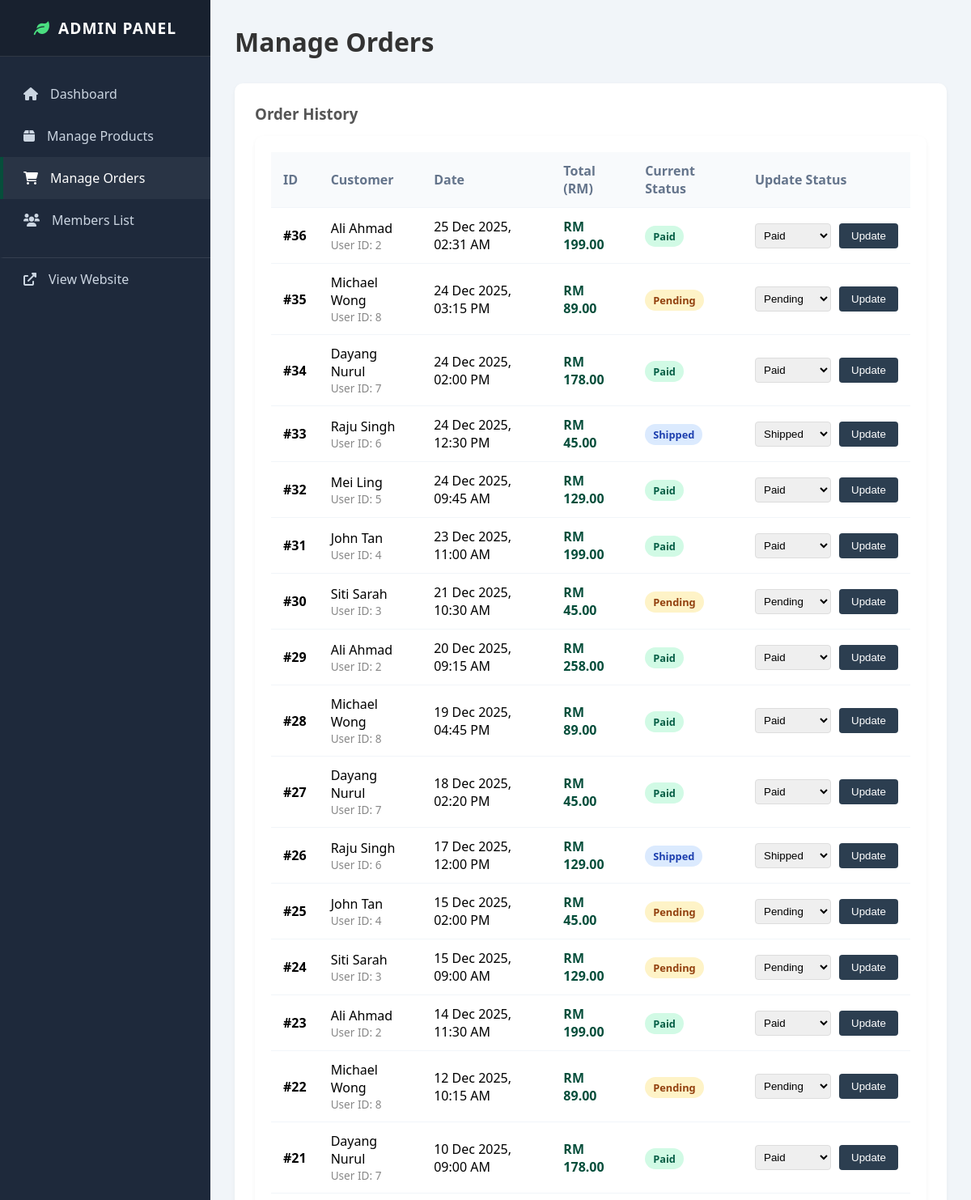
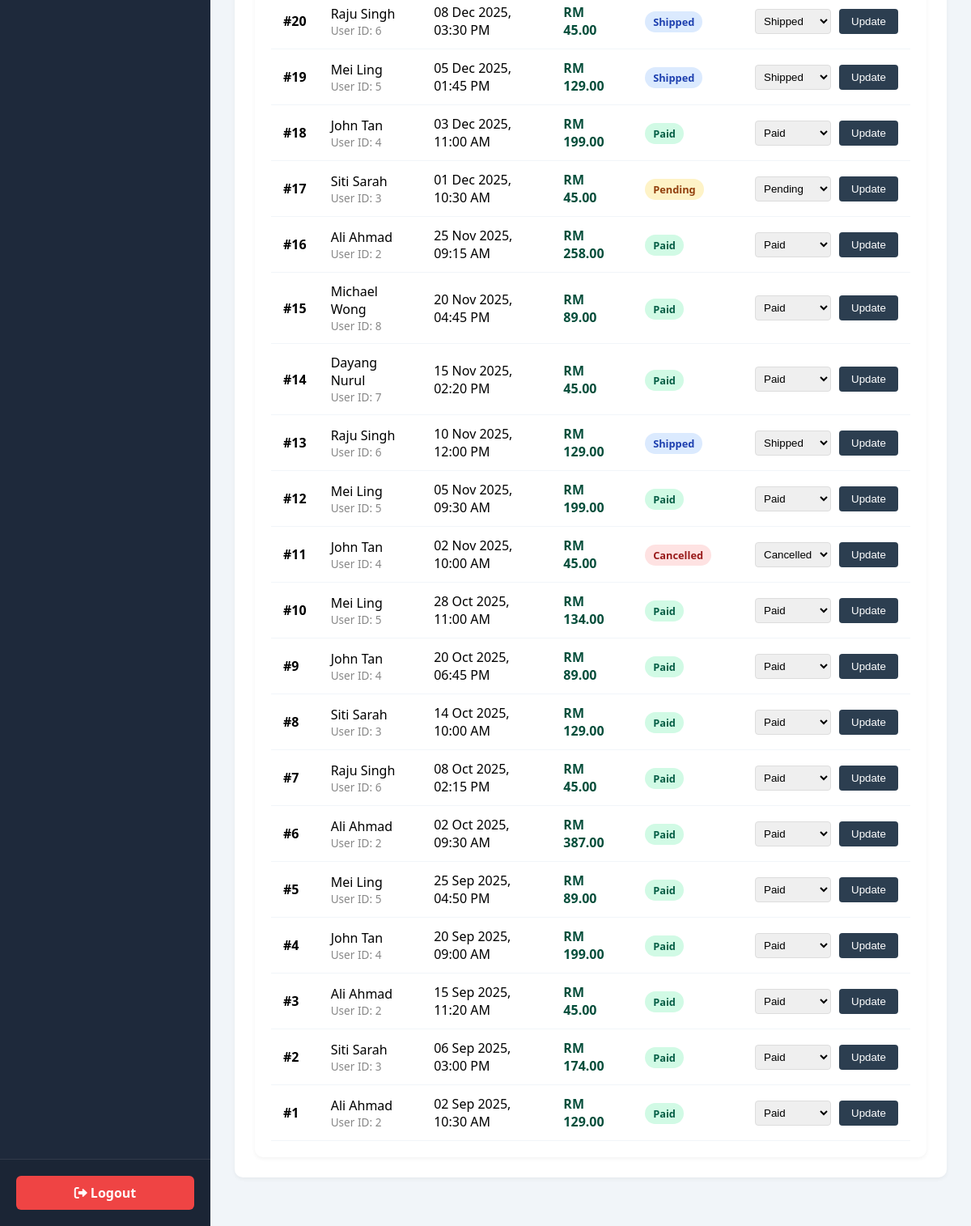
The app's page /admin/orders.php (signed in) with its own data (2 pictures, top to bottom).
### tables this page shows
CREATE TABLE orders (
    order_id INT AUTO_INCREMENT PRIMARY KEY,
    user_id INT NOT NULL,
    total_amount DECIMAL(10,2) NOT NULL,
    order_date TIMESTAMP DEFAULT CURRENT_TIMESTAMP,
    status ENUM('Pending', 'Paid', 'Shipped', 'Cancelled') DEFAULT 'Paid',
    FOREIGN KEY (user_id) REFERENCES users(user_id)
);

CREATE TABLE users (
    user_id INT AUTO_INCREMENT PRIMARY KEY,
    full_name VARCHAR(100) NOT NULL,
    email VARCHAR(100) NOT NULL UNIQUE,
    password VARCHAR(255) NOT NULL, 
    phone_number VARCHAR(20),
    otp_code VARCHAR(10) DEFAULT NULL,
    role ENUM('member', 'admin') DEFAULT 'member',
    address TEXT,
    created_at TIMESTAMP DEFAULT CURRENT_TIMESTAMP
);

### admin/orders.php (the view, shortened to what this page needs)
<?php
include '../includes/db_connect.php';
$query = "SELECT o.order_id, o.user_id, o.total_amount, o.order_date, o.status, u.full_name
          FROM orders o
          INNER JOIN users u ON o.user_id = u.user_id
          ORDER BY o.order_id DESC";
$result = mysqli_query($conn, $query);
?>
<?php include 'includes/header.php'; ?>
    <div class="admin-header">
        <h1 style="color: #333; margin: 0;">Manage Orders</h1>
        </div>
    <div class="card">
        <h3 style="color:#555; margin-top:0; margin-bottom:15px;">Order History</h3>
        <div class="table-responsive">
            <table>
                <thead>
                    <tr>
                        <th>ID</th>
                        <th>Customer</th>
                        <th>Date</th>
                        <th>Total (RM)</th>
                        <th>Current Status</th>
                        <th>Update Status</th>
                    </tr>
                </thead>
                <tbody>
                    <?php if (mysqli_num_rows($result) > 0): ?>
                        <?php while ($order = mysqli_fetch_assoc($result)): ?>
                        <tr>
                            <td><strong>#<?php echo htmlspecialchars($order['order_id']); ?></strong></td>
                            <td>
                                <?php echo htmlspecialchars($order['full_name']); ?>
                                <div style="font-size: 0.85rem; color:#888;">User ID: <?php echo $order['user_id']; ?></div>
                            </td>
                            <td><?php echo date('d M Y, h:i A', strtotime($order['order_date'])); ?></td>
                            <td style="font-weight:bold; color:#064e3b;">
                                RM <?php echo number_format($order['total_amount'], 2); ?>
                            </td>
                            <td>
                                <?php
                                    $statusClass = 'status-pending';
                                    if($order['status'] == 'Paid') $statusClass = 'status-paid';
                                    if($order['status'] == 'Shipped') $statusClass = 'status-shipped';
                                    if($order['status'] == 'Cancelled') $statusClass = 'status-cancelled';
                                ?>
                                <span class="<?php echo $statusClass; ?>">
                                    <?php echo htmlspecialchars($order['status']); ?>
                                </span>
                            </td>
                            <td>
                                <form method="POST" style="display:flex; gap:10px; align-items:center;">
                                    <select name="status" style="padding:6px; border-radius:4px; border:1px solid #ddd; cursor:pointer;">
                                        <option value="Pending" <?php echo ($order['status'] == 'Pending') ? 'selected' : ''; ?>>Pending</option>
                                        <option value="Paid" <?php echo ($order['status'] == 'Paid') ? 'selected' : ''; ?>>Paid</option>
                                        <option value="Shipped" <?php echo ($order['status'] == 'Shipped') ? 'selected' : ''; ?>>Shipped</option>
                                        <option value="Cancelled" <?php echo ($order['status'] == 'Cancelled') ? 'selected' : ''; ?>>Cancelled</option>
                                    </select>
                                    <button type="submit" class="btn-action" style="background:#2c3e50;">
                                        Update
                                    </button>
                                </form>
                            </td>
                        </tr>
                        <?php endwhile; ?>
                    <?php else: ?>
                        <tr><td colspan="6" style="text-align:center; padding:20px;">No orders found.</td></tr>
                    <?php endif; ?>
                </tbody>
            </table>
        </div>
    </div>
<?php include 'includes/footer.php'; ?>

### css/admin.css (style rules this page uses)
:root { --admin-dark: #1e293b; --admin-green: #064e3b; --admin-light: #f1f5f9; --sidebar-width: 260px; --header-height: 70px; }
* { box-sizing: border-box; }
body { background-color: var(--admin-light); font-family: 'Segoe UI', Tahoma, Geneva, Verdana, sans-serif; margin: 0; padding: 0; overflow-x: hidden; }
.admin-header { display: flex; justify-content: space-between; align-items: center; margin-bottom: 30px; gap: 20px; }
.card { background: white; padding: 25px; border-radius: 10px; box-shadow: 0 2px 5px rgba(0,0,0,0.05); margin-bottom: 30px; }
.table-responsive { overflow-x: auto; background: white; border-radius: 10px; box-shadow: 0 2px 5px rgba(0,0,0,0.05); padding: 20px; }
table { width: 100%; border-collapse: collapse; min-width: 600px; }
th, td { padding: 12px 15px; text-align: left; border-bottom: 1px solid #f1f5f9; }
th { background-color: #f8fafc; color: #64748b; font-weight: 600; }
.status-paid { background: #d1fae5; color: #065f46; padding: 4px 10px; border-radius: 15px; font-weight: bold; font-size: 0.8rem; white-space: nowrap; }
.status-pending { background: #fef3c7; color: #92400e; padding: 4px 10px; border-radius: 15px; font-weight: bold; font-size: 0.8rem; white-space: nowrap; }
.status-shipped { background: #dbeafe; color: #1e40af; padding: 4px 10px; border-radius: 15px; font-weight: bold; font-size: 0.8rem; white-space: nowrap; }
.status-cancelled { background: #fee2e2; color: #991b1b; padding: 4px 10px; border-radius: 15px; font-weight: bold; font-size: 0.8rem; white-space: nowrap; }
.btn-action { padding: 8px 15px; background: #333; color: white; border: none; border-radius: 4px; cursor: pointer; text-decoration: none; white-space: nowrap; }

### records on screen
orders: order_id "36", user.full_name "Ali Ahmad", user "2", order_date "25 Dec 2025, 02:31 AM", total_amount "199.00", status "Paid"
orders: order_id "35", user.full_name "Michael Wong", user "8", order_date "24 Dec 2025, 03:15 PM", total_amount "89.00", status "Pending"
orders: order_id "34", user.full_name "Dayang Nurul", user "7", order_date "24 Dec 2025, 02:00 PM", total_amount "178.00", status "Paid"
orders: order_id "33", user.full_name "Raju Singh", user "6", order_date "24 Dec 2025, 12:30 PM", total_amount "45.00", status "Shipped"
orders: order_id "32", user.full_name "Mei Ling", user "5", order_date "24 Dec 2025, 09:45 AM", total_amount "129.00", status "Paid"
orders: order_id "31", user.full_name "John Tan", user "4", order_date "23 Dec 2025, 11:00 AM", total_amount "199.00", status "Paid"
orders: order_id "30", user.full_name "Siti Sarah", user "3", order_date "21 Dec 2025, 10:30 AM", total_amount "45.00", status "Pending"
orders: order_id "29", user.full_name "Ali Ahmad", user "2", order_date "20 Dec 2025, 09:15 AM", total_amount "258.00", status "Paid"
orders: order_id "28", user.full_name "Michael Wong", user "8", order_date "19 Dec 2025, 04:45 PM", total_amount "89.00", status "Paid"
orders: order_id "27", user.full_name "Dayang Nurul", user "7", order_date "18 Dec 2025, 02:20 PM", total_amount "45.00", status "Paid"
orders: order_id "26", user.full_name "Raju Singh", user "6", order_date "17 Dec 2025, 12:00 PM", total_amount "129.00", status "Shipped"
orders: order_id "25", user.full_name "John Tan", user "4", order_date "15 Dec 2025, 02:00 PM", total_amount "45.00", status "Pending"
orders: order_id "24", user.full_name "Siti Sarah", user "3", order_date "15 Dec 2025, 09:00 AM", total_amount "129.00", status "Pending"
orders: order_id "23", user.full_name "Ali Ahmad", user "2", order_date "14 Dec 2025, 11:30 AM", total_amount "199.00", status "Paid"
orders: order_id "22", user.full_name "Michael Wong", user "8", order_date "12 Dec 2025, 10:15 AM", total_amount "89.00", status "Pending"
orders: order_id "21", user.full_name "Dayang Nurul", user "7", order_date "10 Dec 2025, 09:00 AM", total_amount "178.00", status "Paid"
orders: order_id "20", user.full_name "Raju Singh", user "6", order_date "08 Dec 2025, 03:30 PM", total_amount "45.00", status "Shipped"
orders: order_id "19", user.full_name "Mei Ling", user "5", order_date "05 Dec 2025, 01:45 PM", total_amount "129.00", status "Shipped"
orders: order_id "18", user.full_name "John Tan", user "4", order_date "03 Dec 2025, 11:00 AM", total_amount "199.00", status "Paid"
orders: order_id "17", user.full_name "Siti Sarah", user "3", order_date "01 Dec 2025, 10:30 AM", total_amount "45.00", status "Pending"
orders: order_id "16", user.full_name "Ali Ahmad", user "2", order_date "25 Nov 2025, 09:15 AM", total_amount "258.00", status "Paid"
orders: order_id "15", user.full_name "Michael Wong", user "8", order_date "20 Nov 2025, 04:45 PM", total_amount "89.00", status "Paid"
orders: order_id "14", user.full_name "Dayang Nurul", user "7", order_date "15 Nov 2025, 02:20 PM", total_amount "45.00", status "Paid"
orders: order_id "13", user.full_name "Raju Singh", user "6", order_date "10 Nov 2025, 12:00 PM", total_amount "129.00", status "Shipped"
orders: order_id "12", user.full_name "Mei Ling", user "5", order_date "05 Nov 2025, 09:30 AM", total_amount "199.00", status "Paid"
orders: order_id "11", user.full_name "John Tan", user "4", order_date "02 Nov 2025, 10:00 AM", total_amount "45.00", status "Cancelled"
orders: order_id "10", user.full_name "Mei Ling", user "5", order_date "28 Oct 2025, 11:00 AM", total_amount "134.00", status "Paid"
orders: order_id "9", user.full_name "John Tan", user "4", order_date "20 Oct 2025, 06:45 PM", total_amount "89.00", status "Paid"
orders: order_id "8", user.full_name "Siti Sarah", user "3", order_date "14 Oct 2025, 10:00 AM", total_amount "129.00", status "Paid"
orders: order_id "7", user.full_name "Raju Singh", user "6", order_date "08 Oct 2025, 02:15 PM", total_amount "45.00", status "Paid"
orders: order_id "6", user.full_name "Ali Ahmad", user "2", order_date "02 Oct 2025, 09:30 AM", total_amount "387.00", status "Paid"
orders: order_id "5", user.full_name "Mei Ling", user "5", order_date "25 Sep 2025, 04:50 PM", total_amount "89.00", status "Paid"
orders: order_id "4", user.full_name "John Tan", user "4", order_date "20 Sep 2025, 09:00 AM", total_amount "199.00", status "Paid"
orders: order_id "3", user.full_name "Ali Ahmad", user "2", order_date "15 Sep 2025, 11:20 AM", total_amount "45.00", status "Paid"
orders: order_id "2", user.full_name "Siti Sarah", user "3", order_date "06 Sep 2025, 03:00 PM", total_amount "174.00", status "Paid"
orders: order_id "1", user.full_name "Ali Ahmad", user "2", order_date "02 Sep 2025, 10:30 AM", total_amount "129.00", status "Paid"
